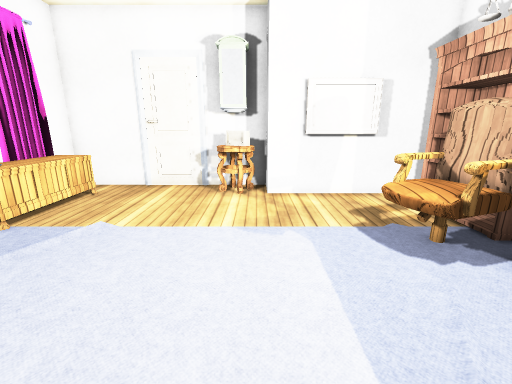
View 1 (above)

14 first-person views from a walk through a 3-D level made in the Unity game engine. The camera is 1.4 m above the floor, tilts 14° down and sees 90° across. The floor is counted in squares, 0.5 m on a side. Each view is taken from the middle of a square. On the plan, view 1 faces up. The plan holds only what a view shows up to about 19 squares ahead; the rest is blank. The place goes on beyond the plan. The player is left out. Surface patterns are stand-ins for the level's own textures.

View 2
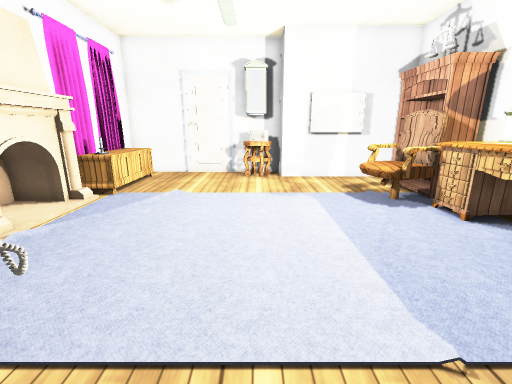

View 3
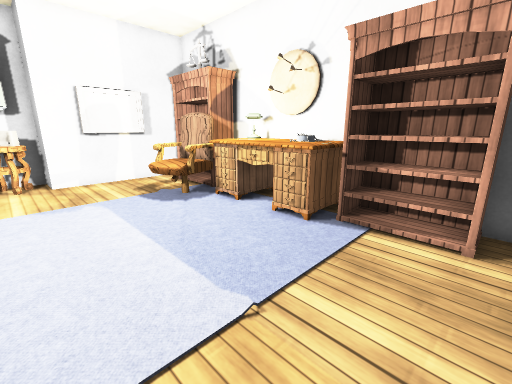

View 4
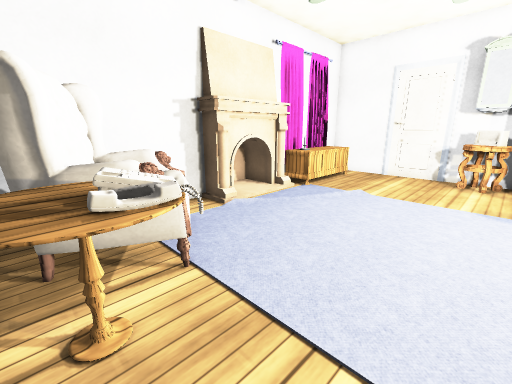

View 5
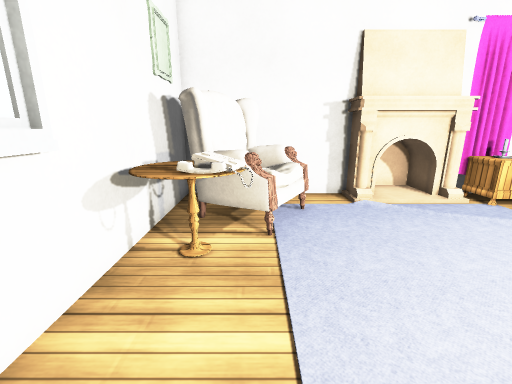

View 6
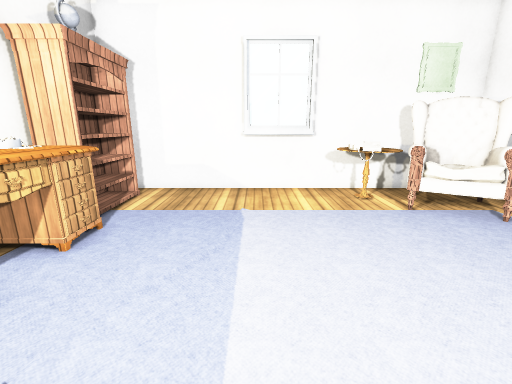

View 7
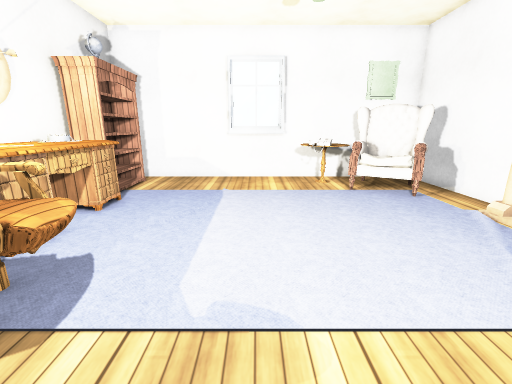

View 8
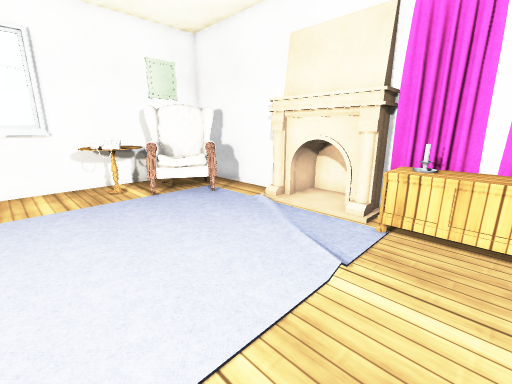

View 9
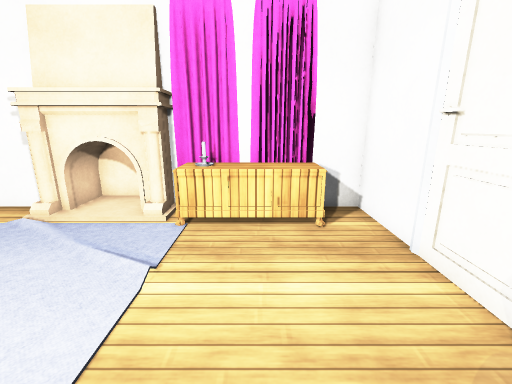

View 10
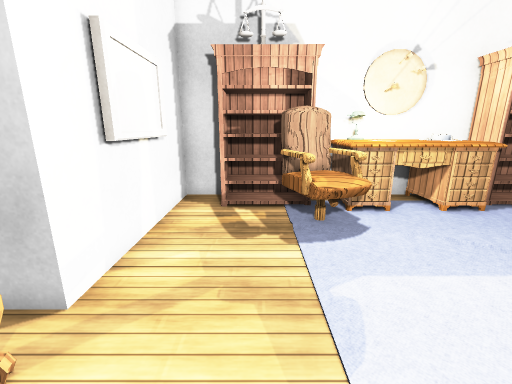

View 11
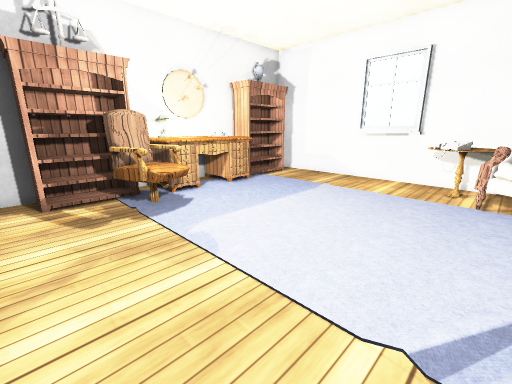

View 12
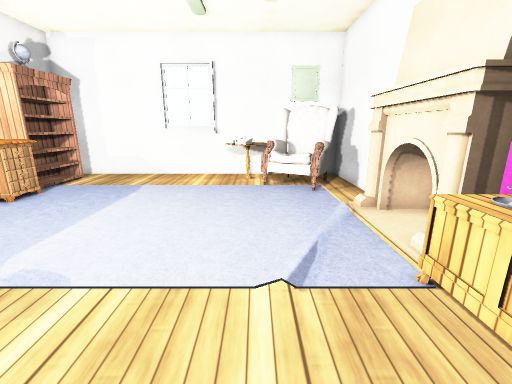

View 13
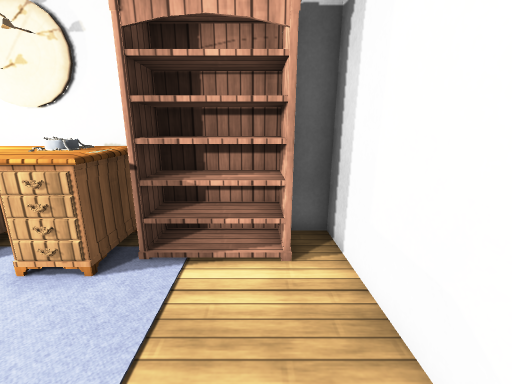

View 14
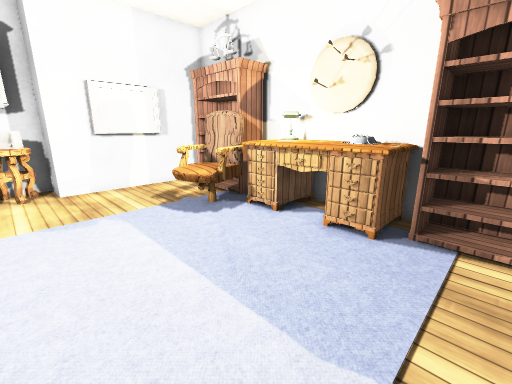

### Floor plan
Points are (right, up) in squares from view 1. A wall is a line through its corners. A room is listed if a view was taken in it or the views show most of it. See-through windows are left out.
Room 1 (views 1, 2, 3, 4, 5, 6, 7, 8, 9, 10, 11, 12, 13, 14)
walls: (-4.3, -1.7) (-4.8, -2.7); (-4.3, -1.8) (-5.7, -3.9); (-4.6, -1.9) (-4.6, -2.4); (-4.7, -1.9) (-4.6, -1.9) (-4.5, -2.3); (-4.6, -2) (-4.6, -2.5); (-6.4, -0.5) (-7.4, -2.3); (-6.5, -0.4) (-6.9, -1.6); (-5, -1.9) (-4.9, -1.8); (-6.7, -0.5) (-7.1, -2.2) (-6.2, -3.2); (-6.7, -0.6) (-6.7, -1.1); (-5.4, -2.5) (-4.8, -1.8); (-4.9, -3) (-5.7, -4); (-9, 2) (-9, -5); (-6.4, -2.5) (-5.8, -3.4); (-6.9, -2.1) (-5.8, -3.4); (-5.7, -3.1) (-5, -2); (-6.6, -2.5) (-6.4, -3) (-5.9, -3.1) (-5.8, -3.5); (-5.2, -3.5) (-5.9, -4.1); (-6.9, -2.3) (-6.2, -3.4); (-7.1, -2.2) (-6.2, -3.3); (-1.6, -4.7) (1.6, -4.7); (-7.1, -2.3) (-5.4, -3.7); (-6.3, -3.1) (-5.8, -3.3); (-7.3, -2.3) (-7, -2.8) (-6.2, -2.7); (-7.2, -2.4) (-5.9, -3.1); (-7, -2.6) (-5.9, -2.7); (5, 10.7) (2, 10.7); (-6.9, -2.9) (-5.9, -3.2); (-7.5, -2.4) (-5.5, -2.9) (-5.2, -3.6) (-5.9, -4); (-7.5, -2.4) (-5.6, -3.1); (-7.5, -2.5) (-5.9, -2.7); (-4.9, 12.5) (-5.7, 12.7); (-8, -2.5) (-6.9, -0.4) (-6.7, -1); (-9, 9.4) (-9, 6); (7.7, -1) (7.7, 6.5); (7.7, 9.1) (7.7, 11) (0.5, 11) (0.5, 12.7) (-9, 12.7) (-9, 11); (-7, -5) (7.7, -5) (7.7, -3.6)
low walls: (-4.8, -1.3) (-4.2, -1.6); (-4.6, -1.5) (-4.5, -1.6); (-5, -1.3) (-4.5, -1.7); (-6.5, -0.4) (-6.6, -1); (-5, -2) (-4.7, -1.9)
objects: other object (-10, 2) to (-8, 6); other object (-9, 10); other object (-8, 7) to (-8, 8); other object (-8, 7) to (-7, 11); other object (-7, -1) to (-5, 0); other object (-5, -4) to (-2, -3); other object (-4, -3) to (-3, -2); other object (-4, -2); other object (-2, 11) to (-2, 12); other object (-1, 11) to (0, 12); other object (0, 12); other object (3, 5); other object (3, 5) to (6, 7); other object (5, 0) to (7, 5); other object (6, -4) to (7, 0); other object (6, 6) to (7, 9); other object (7, 4)

Where each view was taken, in squares from view 1:
view 1: 0 up, 0 right, facing up
view 2: 4 down, 1 left, facing up
view 3: 4 down, 1 left, facing up-right
view 4: 4 down, 0 right, facing up-left
view 5: 2 down, 2 right, facing left
view 6: 7 up, 1 right, facing down
view 7: 10 up, 0 right, facing down
view 8: 9 up, 0 right, facing down-left
view 9: 9 up, 0 right, facing left
view 10: 8 up, 3 left, facing right
view 11: 10 up, 5 left, facing down-right
view 12: 11 up, 4 left, facing down
view 13: 3 down, 1 right, facing right
view 14: 2 down, 1 left, facing up-right
